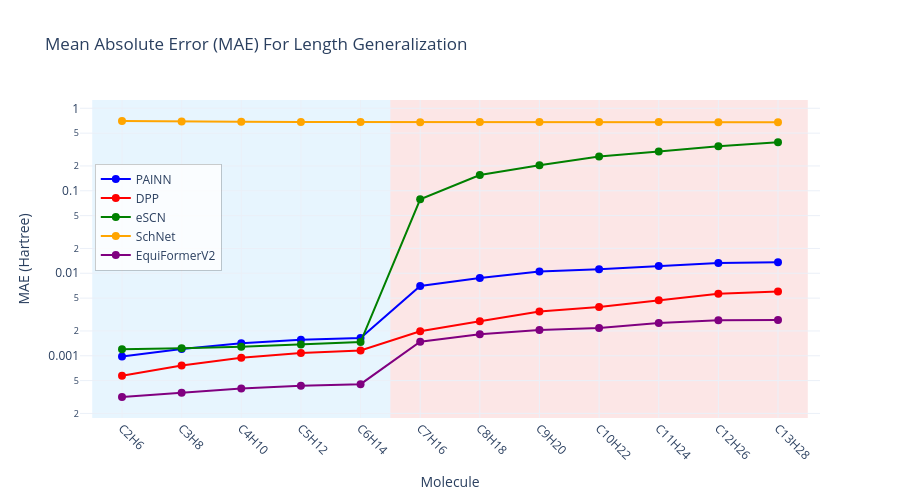

Notebook source saved alongside this figure:
### Code cell
# Create updated MAE plot with all models including the new one
fig_mae_updated = go.Figure()

# Add traces for each model including the new one
for model in df_updated['Model'].unique():
    model_data = df_updated[df_updated['Model'] == model]
    
    # Skip models with all NaN values
    if not model_data['MAE'].isna().all():
        fig_mae_updated.add_trace(go.Scatter(
            x=model_data['Molecule'],  # Use molecule symbols instead of indices
            y=model_data['MAE'],
            mode='markers+lines',
            name=model,
            line=dict(color=model_colors_updated[model]),
            marker=dict(size=8, color=model_colors_updated[model])
        ))

# Update layout for MAE plot
fig_mae_updated.update_layout(
    title="Mean Absolute Error (MAE) For Length Generalization",
    xaxis_title="Molecule",
    yaxis_title="MAE (Hartree)",
    template="plotly_white",
    font=dict(size=12),
    legend=dict(
        x=0.02,
        y=0.8,
        xanchor='left',
        yanchor='top',
        bgcolor='rgba(255, 255, 255, 0.8)',
        bordercolor='rgba(0, 0, 0, 0.2)',
        borderwidth=1
    ),
    width=900,
    height=500
)

# Add background rectangles - blue for train data, red for test data
molecule_names = ['C2H6', 'C3H8', 'C4H10', 'C5H12', 'C6H14', 'C7H16', 'C8H18', 'C9H20', 'C10H22', 'C11H24', 'C12H26', 'C13H28']
num_molecules = len(molecule_names)

# Train data background (first 5 molecules: C2H6 to C6H14)
fig_mae_updated.add_shape(type="rect",
              x0=-0.5, x1=4.5, y0=0, y1=1,
              fillcolor="LightSkyBlue", opacity=0.2,
              layer="below", line_width=0, yref="paper")

# Test data background (last 7 molecules: C7H16 to C13H28)  
fig_mae_updated.add_shape(type="rect",
              x0=4.5, x1=num_molecules-0.5, y0=0, y1=1,
              fillcolor="LightCoral", opacity=0.2,
              layer="below", line_width=0, yref="paper")

# Rotate x-axis labels for better readability
fig_mae_updated.update_xaxes(tickangle=45)

# Set y-axis to log scale for better visualization
fig_mae_updated.update_yaxes(type="log")  

fig_mae_updated.show()

### Figure 1 — Plotly figure (JSON) as saved in the notebook; plotly's stock layout.template omitted (floating-point values rounded to 4 significant figures)
{"data": [{"line": {"color": "blue"}, "marker": {"color": "blue", "size": 8}, "mode": "markers+lines", "name": "PAINN", "type": "scatter", "x": ["C2H6", "C3H8", "C4H10", "C5H12", "C6H14", "C7H16", "C8H18", "C9H20", "C10H22", "C11H24", "C12H26", "C13H28"], "y": [0.0009793, 0.001212, 0.001416, 0.001559, 0.001643, 0.007013, 0.008766, 0.01048, 0.01117, 0.01221, 0.01329, 0.01357]}, {"line": {"color": "red"}, "marker": {"color": "red", "size": 8}, "mode": "markers+lines", "name": "DPP", "type": "scatter", "x": ["C2H6", "C3H8", "C4H10", "C5H12", "C6H14", "C7H16", "C8H18", "C9H20", "C10H22", "C11H24", "C12H26", "C13H28"], "y": [0.0005726, 0.0007633, 0.000947, 0.001077, 0.001161, 0.00198, 0.002619, 0.003435, 0.003897, 0.00471, 0.005648, 0.006013]}, {"line": {"color": "green"}, "marker": {"color": "green", "size": 8}, "mode": "markers+lines", "name": "eSCN", "type": "scatter", "x": ["C2H6", "C3H8", "C4H10", "C5H12", "C6H14", "C7H16", "C8H18", "C9H20", "C10H22", "C11H24", "C12H26", "C13H28"], "y": [0.001202, 0.001232, 0.001289, 0.001372, 0.001468, 0.07894, 0.1555, 0.204, 0.2605, 0.3001, 0.3474, 0.3871]}, {"line": {"color": "orange"}, "marker": {"color": "orange", "size": 8}, "mode": "markers+lines", "name": "SchNet", "type": "scatter", "x": ["C2H6", "C3H8", "C4H10", "C5H12", "C6H14", "C7H16", "C8H18", "C9H20", "C10H22", "C11H24", "C12H26", "C13H28"], "y": [0.7036, 0.6897, 0.6855, 0.6835, 0.6818, 0.6792, 0.6826, 0.6808, 0.6825, 0.6803, 0.6769, 0.6779]}, {"line": {"color": "purple"}, "marker": {"color": "purple", "size": 8}, "mode": "markers+lines", "name": "EquiFormerV2", "type": "scatter", "x": ["C2H6", "C3H8", "C4H10", "C5H12", "C6H14", "C7H16", "C8H18", "C9H20", "C10H22", "C11H24", "C12H26", "C13H28"], "y": [0.0003154, 0.000355, 0.0004002, 0.0004334, 0.0004526, 0.001477, 0.001828, 0.002046, 0.002173, 0.002501, 0.002694, 0.002723]}], "layout": {"font": {"size": 12}, "height": 500, "legend": {"bgcolor": "rgba(255, 255, 255, 0.8)", "bordercolor": "rgba(0, 0, 0, 0.2)", "borderwidth": 1, "x": 0.02, "xanchor": "left", "y": 0.8, "yanchor": "top"}, "shapes": [{"fillcolor": "LightSkyBlue", "layer": "below", "line": {"width": 0}, "opacity": 0.2, "type": "rect", "x0": -0.5, "x1": 4.5, "y0": 0, "y1": 1, "yref": "paper"}, {"fillcolor": "LightCoral", "layer": "below", "line": {"width": 0}, "opacity": 0.2, "type": "rect", "x0": 4.5, "x1": 11.5, "y0": 0, "y1": 1, "yref": "paper"}], "title": {"text": "Mean Absolute Error (MAE) For Length Generalization"}, "width": 900, "xaxis": {"tickangle": 45, "title": {"text": "Molecule"}}, "yaxis": {"title": {"text": "MAE (Hartree)"}, "type": "log"}}}
